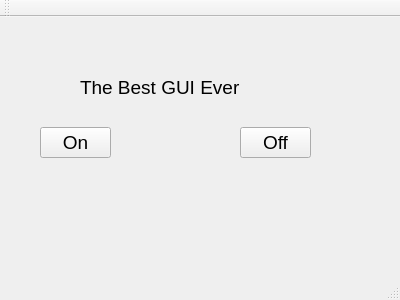
<?xml version="1.0" encoding="UTF-8"?>
<ui version="4.0">
 <class>MainWindow</class>
 <widget class="QMainWindow" name="MainWindow">
  <property name="geometry">
   <rect>
    <x>0</x>
    <y>0</y>
    <width>400</width>
    <height>300</height>
   </rect>
  </property>
  <property name="font">
   <font>
    <family>MS Sans Serif</family>
    <pointsize>14</pointsize>
   </font>
  </property>
  <property name="windowTitle">
   <string>MainWindow</string>
  </property>
  <widget class="QWidget" name="centralWidget">
   <widget class="QPushButton" name="btnOn">
    <property name="geometry">
     <rect>
      <x>40</x>
      <y>110</y>
      <width>71</width>
      <height>31</height>
     </rect>
    </property>
    <property name="text">
     <string>On</string>
    </property>
   </widget>
   <widget class="QPushButton" name="btnOff">
    <property name="geometry">
     <rect>
      <x>240</x>
      <y>110</y>
      <width>71</width>
      <height>31</height>
     </rect>
    </property>
    <property name="text">
     <string>Off</string>
    </property>
   </widget>
   <widget class="QLabel" name="labMessage">
    <property name="geometry">
     <rect>
      <x>80</x>
      <y>60</y>
      <width>201</width>
      <height>20</height>
     </rect>
    </property>
    <property name="font">
     <font>
      <family>MS Sans Serif</family>
     </font>
    </property>
    <property name="text">
     <string>The Best GUI Ever</string>
    </property>
   </widget>
  </widget>
  <widget class="QMenuBar" name="menuBar">
   <property name="geometry">
    <rect>
     <x>0</x>
     <y>0</y>
     <width>400</width>
     <height>29</height>
    </rect>
   </property>
  </widget>
  <widget class="QToolBar" name="mainToolBar">
   <attribute name="toolBarArea">
    <enum>TopToolBarArea</enum>
   </attribute>
   <attribute name="toolBarBreak">
    <bool>false</bool>
   </attribute>
  </widget>
  <widget class="QStatusBar" name="statusBar"/>
 </widget>
 <layoutdefault spacing="6" margin="11"/>
 <resources/>
 <connections/>
</ui>
